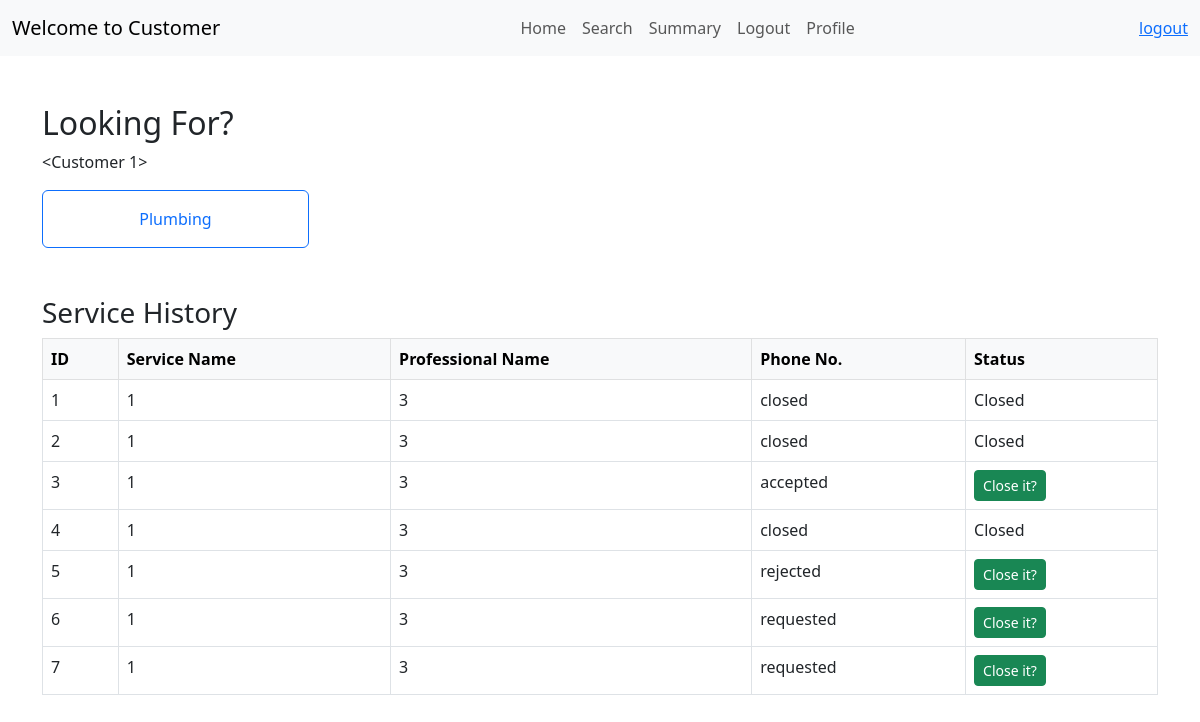
/user/2, run on the app's committed database.
### application/models.py (models this page shows)
class Service(db.Model):
    id = db.Column(db.Integer, primary_key=True)
    name = db.Column(db.String(150), nullable=False)
    price = db.Column(db.Float, nullable=False)
    description = db.Column(db.String(250))
    time_required = db.Column(db.Integer, default='2 Days')

class ServiceRequest(db.Model):
    id = db.Column(db.Integer, primary_key=True)
    customer_name = db.Column(db.String(150))
    professional_name = db.Column(db.String(150))
    service_name = db.Column(db.String(150))
    service_id = db.Column(db.Integer, db.ForeignKey('service.id'), nullable=False)
    customer_id = db.Column(db.Integer, db.ForeignKey('user.id'), nullable=False)
    professional_id = db.Column(db.Integer, db.ForeignKey('professional.id'))
    date_of_request = db.Column(db.DateTime)
    date_of_completion = db.Column(db.DateTime)
    status = db.Column(db.String(25), default="requested")
    remarks = db.Column(db.String(250))

### application/controllers.py (the view)
@app.route('/user/<int:id>', methods=['GET','POST'])
def customer(id):
   user=Customer.query.filter_by(user_id=id).first()
   services=Service.query.all()
   service_request=ServiceRequest.query.filter_by(customer_id=id)
   return render_template('c_dash.html',user=user, services=services, service_request=service_request)

### templates/c_dash.html (shortened to what this page needs)
<!DOCTYPE html>
<html lang="en">
<head>
    <link href="https://cdn.jsdelivr.net/npm/bootstrap@5.3.0-alpha1/dist/css/bootstrap.min.css" rel="stylesheet">
</head>
<body>
    <nav class="navbar navbar-expand-lg navbar-light bg-light">
        <div class="container-fluid">
            <a class="navbar-brand" href="#">Welcome to Customer</a>
            <div class="collapse navbar-collapse" id="navbarNav" >
                <ul class="navbar-nav ms-auto" style="display: flex; justify-content: center; width: 100%;" >
                    <li class="nav-item"><a class="nav-link" href="/home">Home</a></li>
                    <li class="nav-item"><a class="nav-link" href="/search">Search</a></li>
                    <li class="nav-item"><a class="nav-link" href="/summary">Summary</a></li>
                    <li class="nav-item"><a class="nav-link" href="/logout">Logout</a></li>
                    <li class="nav-item"><a class="nav-link" href="/profile">Profile</a></li>
                </ul>
            </div>
            <div class="nav-link" style="display: flex;">
                <a href="/logout">logout</a>
            </div>
        </div>
    </nav>
    <div class="container mt-5">
        <h2>Looking For?</h2>
        <p>{{user}}</p>
        <div class="row g-3">
            {% for service in services %}
            <div class="col-md-3">
                <a href="/service/{{service.id}}/{{user.user_id}}" class="btn btn-outline-primary w-100 py-3">{{service.name}}</a>
            </div>
            {% endfor %}
        </div>
    </div>
    <div class="container mt-5">
        <h3>Service History</h3>
        <table class="table table-hover table-bordered">
            <thead class="table-light">
                <tr>
                    <th>ID</th>
                    <th>Service Name</th>
                    <th>Professional Name</th>
                    <th>Phone No.</th>
                    <th>Status</th>
                </tr>
            </thead>
            <tbody>
                {% for service in service_request %}
                <tr>
                    <td>{{ service.id }}</td>
                    <td>{{ service.service_id }}</td>
                    <td>{{ service.professional_id }}</td>
                    <td>{{ service.status }}</td>
                    <td>
                        {% if service.status == 'closed' %}
                        Closed
                        {% else %}
                        <a href="/close_service/{{ service.id }}" class="btn btn-sm btn-success">Close it?</a>
                        {% endif %}
                    </td>
                </tr>
                {% endfor %}
            </tbody>
        </table>
    </div>
</body>
</html>

### data on the page
Service: name "Plumbing"
ServiceRequest: id "1", service_id "1", professional_id "3", status "closed", shows "Closed"
ServiceRequest: id "2", service_id "1", professional_id "3", status "closed", shows "Closed"
ServiceRequest: id "3", service_id "1", professional_id "3", status "accepted"
ServiceRequest: id "4", service_id "1", professional_id "3", status "closed", shows "Closed"
ServiceRequest: id "5", service_id "1", professional_id "3", status "rejected"
ServiceRequest: id "6", service_id "1", professional_id "3", status "requested"
ServiceRequest: id "7", service_id "1", professional_id "3", status "requested"

### other printed values
{{ user }} "<Customer 1>"
